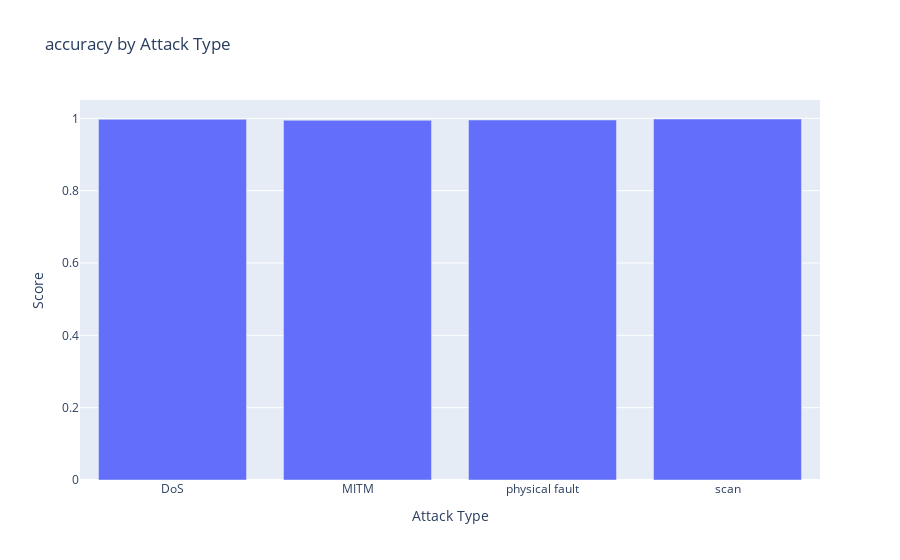
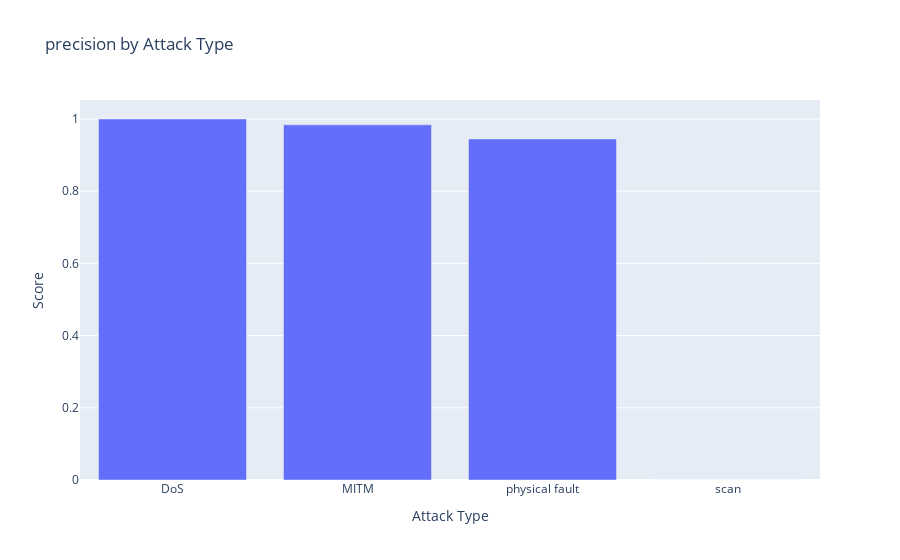
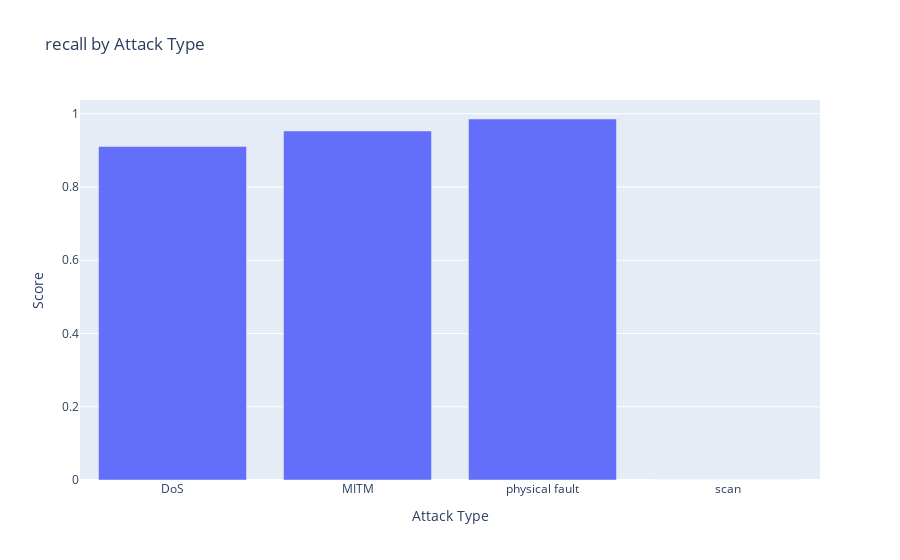
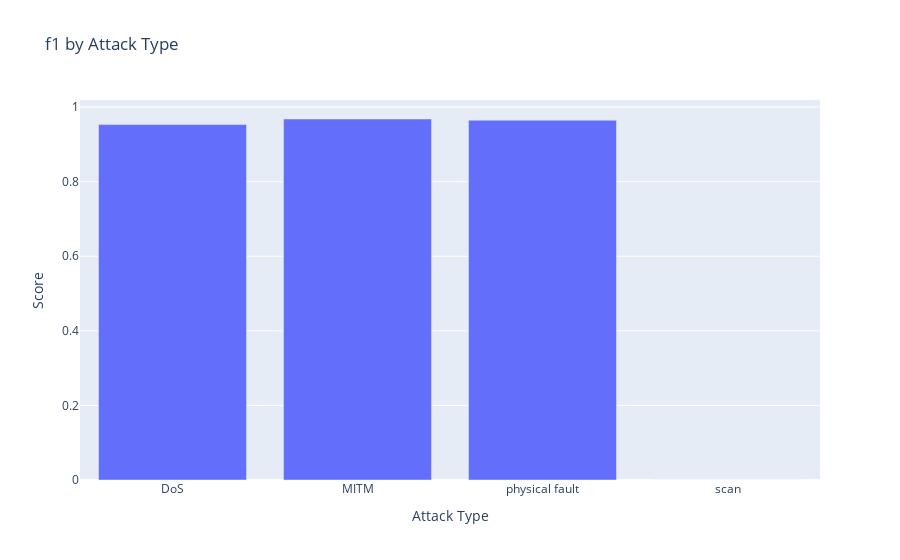

These figures' notebook cell, in order:
### Markdown cell above
## Visualiser les résultats de la classification multiclasse

### Code cell
def plot_attack_metrics(metric_name):
    attacks = list(multiclass_results.keys())
    values = [results[metric_name] for results in multiclass_results.values()]
    
    fig = go.Figure(data=[go.Bar(x=attacks, y=values)])
    
    fig.update_layout(
        title=f'{metric_name} by Attack Type',
        yaxis_title='Score',
        xaxis_title='Attack Type'
    )
    return fig

# Plot key metrics
metrics_to_plot = ['accuracy', 'precision', 'recall', 'f1']
for metric in metrics_to_plot:
    plot_attack_metrics(metric).show()

### Figure 1 — Plotly figure (JSON) as saved in the notebook; plotly's stock layout.template omitted (floating-point values rounded to 4 significant figures)
{"data": [{"type": "bar", "x": ["DoS", "MITM", "physical fault", "scan"], "y": [0.9973, 0.9945, 0.9954, 0.9982]}], "layout": {"title": {"text": "accuracy by Attack Type"}, "xaxis": {"title": {"text": "Attack Type"}}, "yaxis": {"title": {"text": "Score"}}}}

### Figure 2 — Plotly figure (JSON) as saved in the notebook; plotly's stock layout.template omitted (floating-point values rounded to 4 significant figures)
{"data": [{"type": "bar", "x": ["DoS", "MITM", "physical fault", "scan"], "y": [1, 0.9838, 0.9448, 0]}], "layout": {"title": {"text": "precision by Attack Type"}, "xaxis": {"title": {"text": "Attack Type"}}, "yaxis": {"title": {"text": "Score"}}}}

### Figure 3 — Plotly figure (JSON) as saved in the notebook; plotly's stock layout.template omitted (floating-point values rounded to 4 significant figures)
{"data": [{"type": "bar", "x": ["DoS", "MITM", "physical fault", "scan"], "y": [0.9104, 0.9529, 0.9856, 0]}], "layout": {"title": {"text": "recall by Attack Type"}, "xaxis": {"title": {"text": "Attack Type"}}, "yaxis": {"title": {"text": "Score"}}}}

### Figure 4 — Plotly figure (JSON) as saved in the notebook; plotly's stock layout.template omitted (floating-point values rounded to 4 significant figures)
{"data": [{"type": "bar", "x": ["DoS", "MITM", "physical fault", "scan"], "y": [0.9531, 0.9681, 0.9648, 0]}], "layout": {"title": {"text": "f1 by Attack Type"}, "xaxis": {"title": {"text": "Attack Type"}}, "yaxis": {"title": {"text": "Score"}}}}
